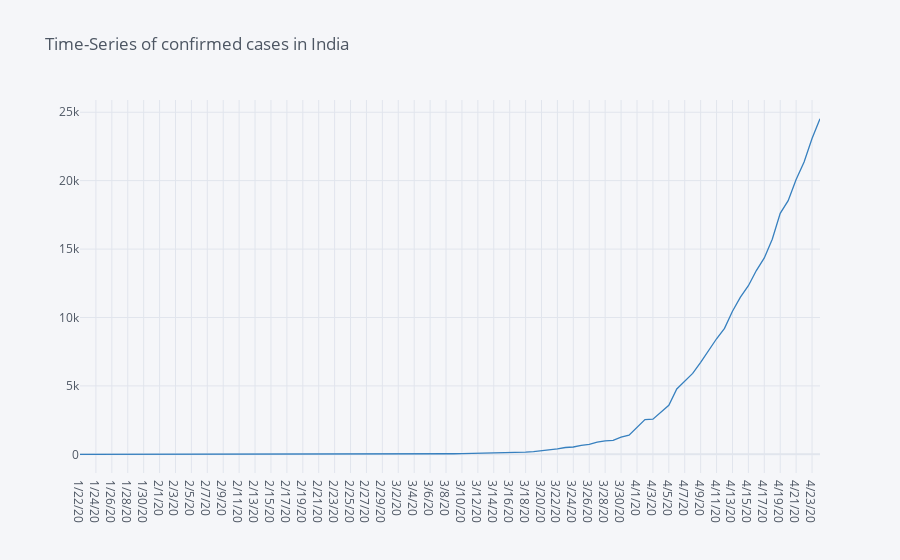

Notebook source saved alongside this figure:
### Code cell
covid_country.loc['India'].T.iplot(title='Time-Series of confirmed cases in India', color='blue')

### Figure 1 — Plotly figure (JSON) as saved in the notebook; plotly's stock layout.template omitted (floating-point values rounded to 4 significant figures)
{"data": [{"line": {"color": "rgba(55, 128, 191, 1.0)", "dash": "solid", "shape": "linear", "width": 1.3}, "mode": "lines", "name": "India", "text": "", "type": "scatter", "x": ["1/22/20", "1/23/20", "1/24/20", "1/25/20", "1/26/20", "1/27/20", "1/28/20", "1/29/20", "1/30/20", "1/31/20", "2/1/20", "2/2/20", "2/3/20", "2/4/20", "2/5/20", "2/6/20", "2/7/20", "2/8/20", "2/9/20", "2/10/20", "2/11/20", "2/12/20", "2/13/20", "2/14/20", "2/15/20", "2/16/20", "2/17/20", "2/18/20", "2/19/20", "2/20/20", "2/21/20", "2/22/20", "2/23/20", "2/24/20", "2/25/20", "2/26/20", "2/27/20", "2/28/20", "2/29/20", "3/1/20", "3/2/20", "3/3/20", "3/4/20", "3/5/20", "3/6/20", "3/7/20", "3/8/20", "3/9/20", "3/10/20", "3/11/20", "3/12/20", "3/13/20", "3/14/20", "3/15/20", "3/16/20", "3/17/20", "3/18/20", "3/19/20", "3/20/20", "3/21/20", "3/22/20", "3/23/20", "3/24/20", "3/25/20", "3/26/20", "3/27/20", "3/28/20", "3/29/20", "3/30/20", "3/31/20", "4/1/20", "4/2/20", "4/3/20", "4/4/20", "4/5/20", "4/6/20", "4/7/20", "4/8/20", "4/9/20", "4/10/20", "4/11/20", "4/12/20", "4/13/20", "4/14/20", "4/15/20", "4/16/20", "4/17/20", "4/18/20", "4/19/20", "4/20/20", "4/21/20", "4/22/20", "4/23/20", "4/24/20"], "y": [0, 0, 0, 0, 0, 0, 0, 0, 1, 1, 1, 2, 3, 3, 3, 3, 3, 3, 3, 3, 3, 3, 3, 3, 3, 3, 3, 3, 3, 3, 3, 3, 3, 3, 3, 3, 3, 3, 3, 3, 5, 5, 28, 30, 31, 34, 39, 43, 56, 62, 73, 82, 102, 113, 119, 142, 156, 194, 244, 330, 396, 499, 536, 657, 727, 887, 987, 1024, 1251, 1397, 1998, 2543, 2567, 3082, 3588, 4778, 5311, 5916, 6725, 7598, 8446, 9205, 10453, 11487, 12322, 13430, 14352, 15722, 17615, 18539, 20080, 21370, 23077, 24530]}], "layout": {"legend": {"bgcolor": "#F5F6F9", "font": {"color": "#4D5663"}}, "paper_bgcolor": "#F5F6F9", "plot_bgcolor": "#F5F6F9", "title": {"font": {"color": "#4D5663"}, "text": "Time-Series of confirmed cases in India"}, "xaxis": {"gridcolor": "#E1E5ED", "showgrid": true, "tickfont": {"color": "#4D5663"}, "title": {"font": {"color": "#4D5663"}, "text": ""}, "zerolinecolor": "#E1E5ED"}, "yaxis": {"gridcolor": "#E1E5ED", "showgrid": true, "tickfont": {"color": "#4D5663"}, "title": {"font": {"color": "#4D5663"}, "text": ""}, "zerolinecolor": "#E1E5ED"}}}
